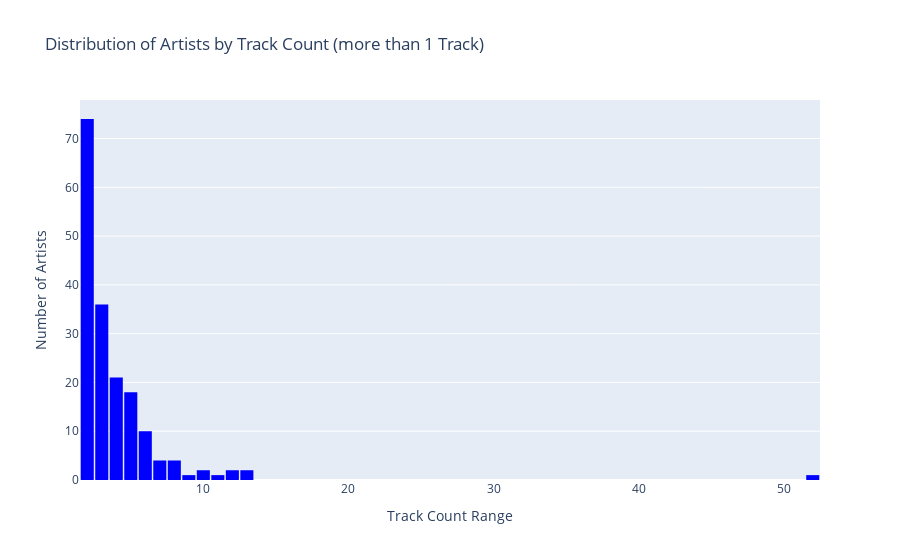

This figure's notebook cell:
### Code cell
# Filter artists with more than 1 track_count
filtered_df = df_neo4j[df_neo4j['track_count'] > 1]

# Create a Histogram
histogram_fig = go.Figure(data=[
    go.Histogram(
        x=filtered_df['track_count'],
        nbinsx=100,
        marker_color='blue',)])

histogram_fig.update_layout(
    title='Distribution of Artists by Track Count (more than 1 Track)',
    xaxis=dict(title='Track Count Range'),
    yaxis=dict(title='Number of Artists'),
    showlegend=False,
    bargap=0.1)

histogram_fig.show()

### Figure 1 — Plotly figure (JSON) as saved in the notebook; plotly's stock layout.template omitted (floating-point values rounded to 4 significant figures; data arrays with more than 128 entries replaced by an {"elided": "..."} marker saying what was removed)
{"data": [{"marker": {"color": "blue"}, "nbinsx": 100, "type": "histogram", "x": {"elided": "176 int values"}}], "layout": {"bargap": 0.1, "showlegend": false, "title": {"text": "Distribution of Artists by Track Count (more than 1 Track)"}, "xaxis": {"title": {"text": "Track Count Range"}}, "yaxis": {"title": {"text": "Number of Artists"}}}}
